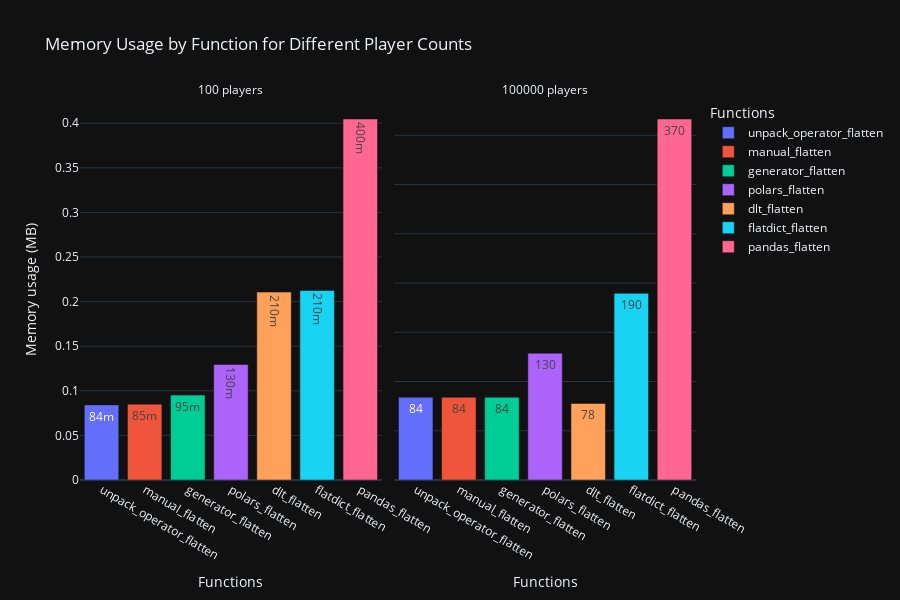

Notebook code cell kept with this figure:
### Code cell
# create a df with only 100 & 100k players columns
df_hundred = df.loc[df['num_players'].isin([100, 100_000])]

# Create a grouped bar chart
fig = px.bar(
    df_hundred.sort_values('memory_in_mb'),
    x='function',
    y='memory_in_mb',
    color='function',
    text_auto='.2s',
    facet_col='num_players',  # Create separate subplot for each player count
    facet_col_wrap=2,  # Number of subplots per row
    title='Memory Usage by Function for Different Player Counts',
    labels=labels,
    template=template,
    height=height,
    width=width,
   
)
# Update facet titles to show player count more clearly
fig.for_each_annotation(lambda a: a.update(text=f"{a.text.split('=')[1]} players"))

# Adjust y-axis ranges independently
for i, num_players in enumerate([100, 100_000]):
    fig.update_yaxes(matches=None)  # Disable y-axis matching

fig.show()

### Figure 1 — Plotly figure (JSON) as saved in the notebook; plotly's stock layout.template omitted (floating-point values rounded to 4 significant figures)
{"data": [{"hovertemplate": "Functions=%{x}<br>Number of players=100<br>Memory usage (MB)=%{y}<extra></extra>", "legendgroup": "unpack_operator_flatten", "marker": {"color": "#636efa", "pattern": {"shape": ""}}, "name": "unpack_operator_flatten", "orientation": "v", "showlegend": true, "textposition": "auto", "texttemplate": "%{y:.2s}", "type": "bar", "x": ["unpack_operator_flatten"], "xaxis": "x", "y": [0.0842], "yaxis": "y"}, {"hovertemplate": "Functions=%{x}<br>Number of players=100000<br>Memory usage (MB)=%{y}<extra></extra>", "legendgroup": "unpack_operator_flatten", "marker": {"color": "#636efa", "pattern": {"shape": ""}}, "name": "unpack_operator_flatten", "orientation": "v", "showlegend": false, "textposition": "auto", "texttemplate": "%{y:.2s}", "type": "bar", "x": ["unpack_operator_flatten"], "xaxis": "x2", "y": [84.0], "yaxis": "y2"}, {"hovertemplate": "Functions=%{x}<br>Number of players=100<br>Memory usage (MB)=%{y}<extra></extra>", "legendgroup": "manual_flatten", "marker": {"color": "#EF553B", "pattern": {"shape": ""}}, "name": "manual_flatten", "orientation": "v", "showlegend": true, "textposition": "auto", "texttemplate": "%{y:.2s}", "type": "bar", "x": ["manual_flatten"], "xaxis": "x", "y": [0.085], "yaxis": "y"}, {"hovertemplate": "Functions=%{x}<br>Number of players=100000<br>Memory usage (MB)=%{y}<extra></extra>", "legendgroup": "manual_flatten", "marker": {"color": "#EF553B", "pattern": {"shape": ""}}, "name": "manual_flatten", "orientation": "v", "showlegend": false, "textposition": "auto", "texttemplate": "%{y:.2s}", "type": "bar", "x": ["manual_flatten"], "xaxis": "x2", "y": [84.0], "yaxis": "y2"}, {"hovertemplate": "Functions=%{x}<br>Number of players=100<br>Memory usage (MB)=%{y}<extra></extra>", "legendgroup": "generator_flatten", "marker": {"color": "#00cc96", "pattern": {"shape": ""}}, "name": "generator_flatten", "orientation": "v", "showlegend": true, "textposition": "auto", "texttemplate": "%{y:.2s}", "type": "bar", "x": ["generator_flatten"], "xaxis": "x", "y": [0.09517], "yaxis": "y"}, {"hovertemplate": "Functions=%{x}<br>Number of players=100000<br>Memory usage (MB)=%{y}<extra></extra>", "legendgroup": "generator_flatten", "marker": {"color": "#00cc96", "pattern": {"shape": ""}}, "name": "generator_flatten", "orientation": "v", "showlegend": false, "textposition": "auto", "texttemplate": "%{y:.2s}", "type": "bar", "x": ["generator_flatten"], "xaxis": "x2", "y": [84.01], "yaxis": "y2"}, {"hovertemplate": "Functions=%{x}<br>Number of players=100<br>Memory usage (MB)=%{y}<extra></extra>", "legendgroup": "polars_flatten", "marker": {"color": "#ab63fa", "pattern": {"shape": ""}}, "name": "polars_flatten", "orientation": "v", "showlegend": true, "textposition": "auto", "texttemplate": "%{y:.2s}", "type": "bar", "x": ["polars_flatten"], "xaxis": "x", "y": [0.1296], "yaxis": "y"}, {"hovertemplate": "Functions=%{x}<br>Number of players=100000<br>Memory usage (MB)=%{y}<extra></extra>", "legendgroup": "polars_flatten", "marker": {"color": "#ab63fa", "pattern": {"shape": ""}}, "name": "polars_flatten", "orientation": "v", "showlegend": false, "textposition": "auto", "texttemplate": "%{y:.2s}", "type": "bar", "x": ["polars_flatten"], "xaxis": "x2", "y": [128.8], "yaxis": "y2"}, {"hovertemplate": "Functions=%{x}<br>Number of players=100<br>Memory usage (MB)=%{y}<extra></extra>", "legendgroup": "dlt_flatten", "marker": {"color": "#FFA15A", "pattern": {"shape": ""}}, "name": "dlt_flatten", "orientation": "v", "showlegend": true, "textposition": "auto", "texttemplate": "%{y:.2s}", "type": "bar", "x": ["dlt_flatten"], "xaxis": "x", "y": [0.2106], "yaxis": "y"}, {"hovertemplate": "Functions=%{x}<br>Number of players=100000<br>Memory usage (MB)=%{y}<extra></extra>", "legendgroup": "dlt_flatten", "marker": {"color": "#FFA15A", "pattern": {"shape": ""}}, "name": "dlt_flatten", "orientation": "v", "showlegend": false, "textposition": "auto", "texttemplate": "%{y:.2s}", "type": "bar", "x": ["dlt_flatten"], "xaxis": "x2", "y": [77.73], "yaxis": "y2"}, {"hovertemplate": "Functions=%{x}<br>Number of players=100<br>Memory usage (MB)=%{y}<extra></extra>", "legendgroup": "flatdict_flatten", "marker": {"color": "#19d3f3", "pattern": {"shape": ""}}, "name": "flatdict_flatten", "orientation": "v", "showlegend": true, "textposition": "auto", "texttemplate": "%{y:.2s}", "type": "bar", "x": ["flatdict_flatten"], "xaxis": "x", "y": [0.2125], "yaxis": "y"}, {"hovertemplate": "Functions=%{x}<br>Number of players=100000<br>Memory usage (MB)=%{y}<extra></extra>", "legendgroup": "flatdict_flatten", "marker": {"color": "#19d3f3", "pattern": {"shape": ""}}, "name": "flatdict_flatten", "orientation": "v", "showlegend": false, "textposition": "auto", "texttemplate": "%{y:.2s}", "type": "bar", "x": ["flatdict_flatten"], "xaxis": "x2", "y": [189.5], "yaxis": "y2"}, {"hovertemplate": "Functions=%{x}<br>Number of players=100<br>Memory usage (MB)=%{y}<extra></extra>", "legendgroup": "pandas_flatten", "marker": {"color": "#FF6692", "pattern": {"shape": ""}}, "name": "pandas_flatten", "orientation": "v", "showlegend": true, "textposition": "auto", "texttemplate": "%{y:.2s}", "type": "bar", "x": ["pandas_flatten"], "xaxis": "x", "y": [0.4047], "yaxis": "y"}, {"hovertemplate": "Functions=%{x}<br>Number of players=100000<br>Memory usage (MB)=%{y}<extra></extra>", "legendgroup": "pandas_flatten", "marker": {"color": "#FF6692", "pattern": {"shape": ""}}, "name": "pandas_flatten", "orientation": "v", "showlegend": false, "textposition": "auto", "texttemplate": "%{y:.2s}", "type": "bar", "x": ["pandas_flatten"], "xaxis": "x2", "y": [366.5], "yaxis": "y2"}], "layout": {"annotations": [{"font": {}, "showarrow": false, "text": "100 players", "x": 0.245, "xanchor": "center", "xref": "paper", "y": 1, "yanchor": "bottom", "yref": "paper"}, {"font": {}, "showarrow": false, "text": "100000 players", "x": 0.755, "xanchor": "center", "xref": "paper", "y": 1, "yanchor": "bottom", "yref": "paper"}], "barmode": "relative", "height": 600, "legend": {"title": {"text": "Functions"}, "tracegroupgap": 0}, "title": {"text": "Memory Usage by Function for Different Player Counts"}, "width": 900, "xaxis": {"anchor": "y", "categoryarray": ["unpack_operator_flatten", "manual_flatten", "generator_flatten", "polars_flatten", "dlt_flatten", "flatdict_flatten", "pandas_flatten"], "categoryorder": "array", "domain": [0, 0.49], "title": {"text": "Functions"}}, "xaxis2": {"anchor": "y2", "categoryarray": ["unpack_operator_flatten", "manual_flatten", "generator_flatten", "polars_flatten", "dlt_flatten", "flatdict_flatten", "pandas_flatten"], "categoryorder": "array", "domain": [0.51, 1], "matches": "x", "title": {"text": "Functions"}}, "yaxis": {"anchor": "x", "domain": [0, 1], "title": {"text": "Memory usage (MB)"}}, "yaxis2": {"anchor": "x2", "domain": [0, 1], "showticklabels": false}}}
